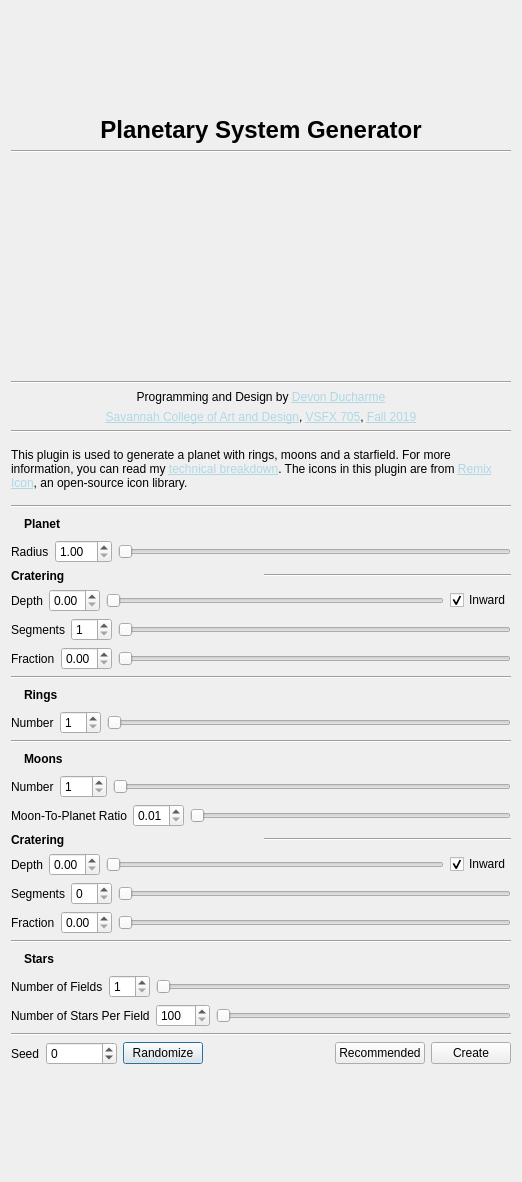
<?xml version="1.0" encoding="UTF-8"?>
<ui version="4.0">
 <class>Dialog</class>
 <widget class="QDialog" name="Dialog">
  <property name="geometry">
   <rect>
    <x>0</x>
    <y>0</y>
    <width>522</width>
    <height>1182</height>
   </rect>
  </property>
  <property name="sizePolicy">
   <sizepolicy hsizetype="Fixed" vsizetype="Fixed">
    <horstretch>0</horstretch>
    <verstretch>0</verstretch>
   </sizepolicy>
  </property>
  <property name="font">
   <font>
    <weight>50</weight>
    <bold>false</bold>
   </font>
  </property>
  <property name="windowTitle">
   <string>Planetary System Generator</string>
  </property>
  <property name="windowIcon">
   <iconset>
    <normaloff>../icons/rocket.svg</normaloff>../icons/rocket.svg</iconset>
  </property>
  <property name="styleSheet">
   <string notr="true"/>
  </property>
  <layout class="QVBoxLayout" name="verticalLayout">
   <property name="sizeConstraint">
    <enum>QLayout::SetDefaultConstraint</enum>
   </property>
   <item>
    <layout class="QVBoxLayout" name="verticalLayout_2">
     <item>
      <widget class="QLabel" name="label_2">
       <property name="sizePolicy">
        <sizepolicy hsizetype="Preferred" vsizetype="Fixed">
         <horstretch>0</horstretch>
         <verstretch>0</verstretch>
        </sizepolicy>
       </property>
       <property name="maximumSize">
        <size>
         <width>16777215</width>
         <height>16777215</height>
        </size>
       </property>
       <property name="font">
        <font>
         <pointsize>18</pointsize>
         <weight>75</weight>
         <bold>true</bold>
        </font>
       </property>
       <property name="text">
        <string>Planetary System Generator</string>
       </property>
       <property name="alignment">
        <set>Qt::AlignCenter</set>
       </property>
      </widget>
     </item>
     <item>
      <widget class="Line" name="line_2">
       <property name="orientation">
        <enum>Qt::Horizontal</enum>
       </property>
      </widget>
     </item>
     <item>
      <layout class="QHBoxLayout" name="horizontalLayout">
       <item>
        <widget class="QLabel" name="rendering">
         <property name="sizePolicy">
          <sizepolicy hsizetype="Fixed" vsizetype="Fixed">
           <horstretch>0</horstretch>
           <verstretch>0</verstretch>
          </sizepolicy>
         </property>
         <property name="maximumSize">
          <size>
           <width>384</width>
           <height>216</height>
          </size>
         </property>
         <property name="text">
          <string/>
         </property>
         <property name="pixmap">
          <pixmap>../icons/WideShot.jpg</pixmap>
         </property>
         <property name="scaledContents">
          <bool>true</bool>
         </property>
        </widget>
       </item>
      </layout>
     </item>
     <item>
      <widget class="Line" name="line_7">
       <property name="orientation">
        <enum>Qt::Horizontal</enum>
       </property>
      </widget>
     </item>
     <item>
      <layout class="QVBoxLayout" name="verticalLayout_3">
       <item>
        <layout class="QHBoxLayout" name="horizontalLayout_20">
         <item>
          <widget class="QLabel" name="label_3">
           <property name="sizePolicy">
            <sizepolicy hsizetype="Preferred" vsizetype="Fixed">
             <horstretch>0</horstretch>
             <verstretch>0</verstretch>
            </sizepolicy>
           </property>
           <property name="font">
            <font>
             <kerning>true</kerning>
            </font>
           </property>
           <property name="text">
            <string>Programming and Design by &lt;a href=&quot;https://github.com/deyvahn&quot;&gt;&lt;span style=&quot; text-decoration: underline; color:#add8e6;&quot;&gt;Devon Ducharme&lt;/span&gt;&lt;/a&gt;</string>
           </property>
           <property name="alignment">
            <set>Qt::AlignCenter</set>
           </property>
           <property name="openExternalLinks">
            <bool>true</bool>
           </property>
          </widget>
         </item>
        </layout>
       </item>
       <item>
        <layout class="QHBoxLayout" name="horizontalLayout_21">
         <item>
          <widget class="QLabel" name="label_4">
           <property name="sizePolicy">
            <sizepolicy hsizetype="Preferred" vsizetype="Fixed">
             <horstretch>0</horstretch>
             <verstretch>0</verstretch>
            </sizepolicy>
           </property>
           <property name="text">
            <string>&lt;a href=&quot;https://scad.edu&quot;&gt;&lt;span style=&quot; text-decoration: underline; color:#add8e6;&quot;&gt;Savannah College of Art and Design&lt;/span&gt;&lt;/a&gt;, &lt;a href=&quot;http://fundza.com/tishela/vsfx705/&quot;&gt;&lt;span style=&quot; text-decoration: underline; color:#add8e6;&quot;&gt;VSFX 705&lt;/span&gt;&lt;/a&gt;, &lt;a href=&quot;https://sdm.scad.edu/faculty/mkesson/vsfx705/wip/fall19/devon_ducharme/index.html&quot;&gt;&lt;span style=&quot; text-decoration: underline; color:#add8e6;&quot;&gt;Fall 2019&lt;/span&gt;&lt;/a&gt;</string>
           </property>
           <property name="alignment">
            <set>Qt::AlignCenter</set>
           </property>
           <property name="openExternalLinks">
            <bool>true</bool>
           </property>
          </widget>
         </item>
        </layout>
       </item>
       <item>
        <widget class="Line" name="line_11">
         <property name="orientation">
          <enum>Qt::Horizontal</enum>
         </property>
        </widget>
       </item>
       <item>
        <layout class="QHBoxLayout" name="horizontalLayout_7">
         <item>
          <widget class="QLabel" name="label_5">
           <property name="sizePolicy">
            <sizepolicy hsizetype="Preferred" vsizetype="Fixed">
             <horstretch>0</horstretch>
             <verstretch>0</verstretch>
            </sizepolicy>
           </property>
           <property name="minimumSize">
            <size>
             <width>0</width>
             <height>0</height>
            </size>
           </property>
           <property name="maximumSize">
            <size>
             <width>16777215</width>
             <height>60</height>
            </size>
           </property>
           <property name="styleSheet">
            <string notr="true">body {
	margin: 0;
	padding: 0;
}</string>
           </property>
           <property name="text">
            <string>&lt;html&gt;&lt;head/&gt;&lt;body&gt;&lt;p&gt;This plugin is used to generate a planet with rings, moons and a starfield. For more information, you can read my &lt;a href=&quot;https://sdm.scad.edu/faculty/mkesson/vsfx705/wip/fall19/devon_ducharme/python_ui/index.html&quot;&gt;&lt;span style=&quot; text-decoration: underline; color:#add8e6;&quot;&gt;technical breakdown&lt;/span&gt;&lt;/a&gt;. The icons in this plugin are from &lt;a href=&quot;https://remixicon.com/&quot;&gt;&lt;span style=&quot; text-decoration: underline; color:#add8e6;&quot;&gt;Remix Icon&lt;/span&gt;&lt;/a&gt;, an open-source icon library.&lt;/p&gt;&lt;/body&gt;&lt;/html&gt;</string>
           </property>
           <property name="textFormat">
            <enum>Qt::RichText</enum>
           </property>
           <property name="alignment">
            <set>Qt::AlignLeading|Qt::AlignLeft|Qt::AlignVCenter</set>
           </property>
           <property name="wordWrap">
            <bool>true</bool>
           </property>
           <property name="margin">
            <number>10</number>
           </property>
           <property name="openExternalLinks">
            <bool>true</bool>
           </property>
          </widget>
         </item>
        </layout>
       </item>
      </layout>
     </item>
     <item>
      <widget class="Line" name="line_3">
       <property name="orientation">
        <enum>Qt::Horizontal</enum>
       </property>
      </widget>
     </item>
     <item>
      <layout class="QVBoxLayout" name="verticalLayout_6">
       <item>
        <layout class="QHBoxLayout" name="horizontalLayout_2">
         <item>
          <widget class="QLabel" name="planet_icon">
           <property name="sizePolicy">
            <sizepolicy hsizetype="Preferred" vsizetype="Fixed">
             <horstretch>0</horstretch>
             <verstretch>0</verstretch>
            </sizepolicy>
           </property>
           <property name="text">
            <string/>
           </property>
           <property name="pixmap">
            <pixmap>../icons/planet.svg</pixmap>
           </property>
           <property name="alignment">
            <set>Qt::AlignLeading|Qt::AlignLeft|Qt::AlignVCenter</set>
           </property>
          </widget>
         </item>
         <item>
          <widget class="QLabel" name="label">
           <property name="sizePolicy">
            <sizepolicy hsizetype="Preferred" vsizetype="Fixed">
             <horstretch>0</horstretch>
             <verstretch>0</verstretch>
            </sizepolicy>
           </property>
           <property name="font">
            <font>
             <weight>75</weight>
             <bold>true</bold>
            </font>
           </property>
           <property name="text">
            <string>Planet</string>
           </property>
          </widget>
         </item>
         <item>
          <spacer name="horizontalSpacer">
           <property name="orientation">
            <enum>Qt::Horizontal</enum>
           </property>
           <property name="sizeHint" stdset="0">
            <size>
             <width>40</width>
             <height>20</height>
            </size>
           </property>
          </spacer>
         </item>
        </layout>
       </item>
       <item>
        <layout class="QHBoxLayout" name="horizontalLayout_5">
         <item>
          <widget class="QLabel" name="label_7">
           <property name="text">
            <string>Radius</string>
           </property>
          </widget>
         </item>
         <item>
          <widget class="QDoubleSpinBox" name="planet_radius">
           <property name="minimum">
            <double>1.000000000000000</double>
           </property>
           <property name="maximum">
            <double>10.000000000000000</double>
           </property>
          </widget>
         </item>
         <item>
          <widget class="QSlider" name="planet_radius_slider">
           <property name="minimum">
            <number>1</number>
           </property>
           <property name="maximum">
            <number>100</number>
           </property>
           <property name="singleStep">
            <number>1</number>
           </property>
           <property name="pageStep">
            <number>10</number>
           </property>
           <property name="sliderPosition">
            <number>1</number>
           </property>
           <property name="orientation">
            <enum>Qt::Horizontal</enum>
           </property>
           <property name="tickPosition">
            <enum>QSlider::NoTicks</enum>
           </property>
          </widget>
         </item>
        </layout>
       </item>
       <item>
        <layout class="QHBoxLayout" name="horizontalLayout_3">
         <item>
          <widget class="QLabel" name="label_8">
           <property name="font">
            <font>
             <weight>75</weight>
             <bold>true</bold>
            </font>
           </property>
           <property name="text">
            <string>Cratering</string>
           </property>
          </widget>
         </item>
         <item>
          <widget class="Line" name="line_14">
           <property name="orientation">
            <enum>Qt::Horizontal</enum>
           </property>
          </widget>
         </item>
        </layout>
       </item>
       <item>
        <layout class="QHBoxLayout" name="horizontalLayout_10">
         <item>
          <widget class="QLabel" name="label_14">
           <property name="text">
            <string>Depth</string>
           </property>
          </widget>
         </item>
         <item>
          <widget class="QDoubleSpinBox" name="planet_cratering_depth">
           <property name="minimum">
            <double>0.000000000000000</double>
           </property>
           <property name="maximum">
            <double>1.000000000000000</double>
           </property>
          </widget>
         </item>
         <item>
          <widget class="QSlider" name="planet_cratering_depth_slider">
           <property name="maximum">
            <number>100</number>
           </property>
           <property name="pageStep">
            <number>10</number>
           </property>
           <property name="orientation">
            <enum>Qt::Horizontal</enum>
           </property>
           <property name="tickPosition">
            <enum>QSlider::NoTicks</enum>
           </property>
          </widget>
         </item>
         <item>
          <widget class="QCheckBox" name="planet_cratering_negative">
           <property name="text">
            <string>Inward</string>
           </property>
           <property name="checked">
            <bool>true</bool>
           </property>
          </widget>
         </item>
        </layout>
       </item>
       <item>
        <layout class="QHBoxLayout" name="horizontalLayout_11">
         <item>
          <widget class="QLabel" name="label_15">
           <property name="text">
            <string>Segments</string>
           </property>
          </widget>
         </item>
         <item>
          <widget class="QSpinBox" name="planet_cratering_segments">
           <property name="minimum">
            <number>1</number>
           </property>
           <property name="maximum">
            <number>12</number>
           </property>
          </widget>
         </item>
         <item>
          <widget class="QSlider" name="planet_cratering_segments_slider">
           <property name="minimum">
            <number>1</number>
           </property>
           <property name="maximum">
            <number>12</number>
           </property>
           <property name="pageStep">
            <number>12</number>
           </property>
           <property name="orientation">
            <enum>Qt::Horizontal</enum>
           </property>
           <property name="tickPosition">
            <enum>QSlider::NoTicks</enum>
           </property>
          </widget>
         </item>
        </layout>
       </item>
       <item>
        <layout class="QHBoxLayout" name="horizontalLayout_12">
         <item>
          <widget class="QLabel" name="label_12">
           <property name="text">
            <string>Fraction</string>
           </property>
          </widget>
         </item>
         <item>
          <widget class="QDoubleSpinBox" name="planet_cratering_fraction">
           <property name="maximum">
            <double>1.000000000000000</double>
           </property>
          </widget>
         </item>
         <item>
          <widget class="QSlider" name="planet_cratering_fraction_slider">
           <property name="maximum">
            <number>100</number>
           </property>
           <property name="orientation">
            <enum>Qt::Horizontal</enum>
           </property>
           <property name="tickPosition">
            <enum>QSlider::NoTicks</enum>
           </property>
          </widget>
         </item>
        </layout>
       </item>
      </layout>
     </item>
     <item>
      <widget class="Line" name="line_8">
       <property name="orientation">
        <enum>Qt::Horizontal</enum>
       </property>
      </widget>
     </item>
     <item>
      <layout class="QVBoxLayout" name="verticalLayout_7">
       <item>
        <layout class="QHBoxLayout" name="horizontalLayout_15">
         <item>
          <widget class="QLabel" name="rings_icon">
           <property name="sizePolicy">
            <sizepolicy hsizetype="Preferred" vsizetype="Fixed">
             <horstretch>0</horstretch>
             <verstretch>0</verstretch>
            </sizepolicy>
           </property>
           <property name="text">
            <string/>
           </property>
           <property name="pixmap">
            <pixmap>../icons/rings.svg</pixmap>
           </property>
          </widget>
         </item>
         <item>
          <widget class="QLabel" name="label_9">
           <property name="sizePolicy">
            <sizepolicy hsizetype="Preferred" vsizetype="Fixed">
             <horstretch>0</horstretch>
             <verstretch>0</verstretch>
            </sizepolicy>
           </property>
           <property name="font">
            <font>
             <weight>75</weight>
             <bold>true</bold>
            </font>
           </property>
           <property name="text">
            <string>Rings</string>
           </property>
          </widget>
         </item>
         <item>
          <spacer name="horizontalSpacer_2">
           <property name="orientation">
            <enum>Qt::Horizontal</enum>
           </property>
           <property name="sizeHint" stdset="0">
            <size>
             <width>40</width>
             <height>20</height>
            </size>
           </property>
          </spacer>
         </item>
        </layout>
       </item>
       <item>
        <layout class="QHBoxLayout" name="horizontalLayout_23">
         <item>
          <widget class="QLabel" name="label_24">
           <property name="text">
            <string>Number</string>
           </property>
          </widget>
         </item>
         <item>
          <widget class="QSpinBox" name="ring_number">
           <property name="buttonSymbols">
            <enum>QAbstractSpinBox::UpDownArrows</enum>
           </property>
           <property name="suffix">
            <string/>
           </property>
           <property name="minimum">
            <number>1</number>
           </property>
           <property name="maximum">
            <number>20</number>
           </property>
           <property name="value">
            <number>1</number>
           </property>
          </widget>
         </item>
         <item>
          <widget class="QSlider" name="ring_number_slider">
           <property name="minimum">
            <number>1</number>
           </property>
           <property name="maximum">
            <number>20</number>
           </property>
           <property name="pageStep">
            <number>12</number>
           </property>
           <property name="orientation">
            <enum>Qt::Horizontal</enum>
           </property>
           <property name="tickPosition">
            <enum>QSlider::NoTicks</enum>
           </property>
          </widget>
         </item>
        </layout>
       </item>
      </layout>
     </item>
     <item>
      <widget class="Line" name="line_9">
       <property name="orientation">
        <enum>Qt::Horizontal</enum>
       </property>
      </widget>
     </item>
     <item>
      <layout class="QVBoxLayout" name="verticalLayout_8">
       <item>
        <layout class="QHBoxLayout" name="horizontalLayout_24">
         <item>
          <widget class="QLabel" name="moons_icon">
           <property name="sizePolicy">
            <sizepolicy hsizetype="Preferred" vsizetype="Fixed">
             <horstretch>0</horstretch>
             <verstretch>0</verstretch>
            </sizepolicy>
           </property>
           <property name="text">
            <string/>
           </property>
           <property name="pixmap">
            <pixmap>../icons/moon.svg</pixmap>
           </property>
          </widget>
         </item>
         <item>
          <widget class="QLabel" name="label_13">
           <property name="sizePolicy">
            <sizepolicy hsizetype="Preferred" vsizetype="Fixed">
             <horstretch>0</horstretch>
             <verstretch>0</verstretch>
            </sizepolicy>
           </property>
           <property name="font">
            <font>
             <weight>75</weight>
             <bold>true</bold>
            </font>
           </property>
           <property name="text">
            <string>Moons</string>
           </property>
          </widget>
         </item>
         <item>
          <spacer name="horizontalSpacer_3">
           <property name="orientation">
            <enum>Qt::Horizontal</enum>
           </property>
           <property name="sizeHint" stdset="0">
            <size>
             <width>40</width>
             <height>20</height>
            </size>
           </property>
          </spacer>
         </item>
        </layout>
       </item>
       <item>
        <layout class="QHBoxLayout" name="horizontalLayout_25">
         <item>
          <widget class="QLabel" name="label_23">
           <property name="text">
            <string>Number</string>
           </property>
          </widget>
         </item>
         <item>
          <widget class="QSpinBox" name="moon_number">
           <property name="buttonSymbols">
            <enum>QAbstractSpinBox::UpDownArrows</enum>
           </property>
           <property name="suffix">
            <string/>
           </property>
           <property name="minimum">
            <number>1</number>
           </property>
           <property name="maximum">
            <number>100</number>
           </property>
           <property name="value">
            <number>1</number>
           </property>
          </widget>
         </item>
         <item>
          <widget class="QSlider" name="moon_number_slider">
           <property name="minimum">
            <number>1</number>
           </property>
           <property name="maximum">
            <number>100</number>
           </property>
           <property name="pageStep">
            <number>12</number>
           </property>
           <property name="orientation">
            <enum>Qt::Horizontal</enum>
           </property>
           <property name="tickPosition">
            <enum>QSlider::NoTicks</enum>
           </property>
          </widget>
         </item>
        </layout>
       </item>
       <item>
        <layout class="QHBoxLayout" name="horizontalLayout_27">
         <item>
          <widget class="QLabel" name="label_10">
           <property name="text">
            <string>Moon-To-Planet Ratio</string>
           </property>
          </widget>
         </item>
         <item>
          <widget class="QDoubleSpinBox" name="moon_ratio">
           <property name="minimum">
            <double>0.010000000000000</double>
           </property>
           <property name="maximum">
            <double>1.000000000000000</double>
           </property>
          </widget>
         </item>
         <item>
          <widget class="QSlider" name="moon_ratio_slider">
           <property name="minimum">
            <number>1</number>
           </property>
           <property name="maximum">
            <number>100</number>
           </property>
           <property name="singleStep">
            <number>1</number>
           </property>
           <property name="pageStep">
            <number>10</number>
           </property>
           <property name="sliderPosition">
            <number>1</number>
           </property>
           <property name="orientation">
            <enum>Qt::Horizontal</enum>
           </property>
           <property name="invertedAppearance">
            <bool>false</bool>
           </property>
           <property name="invertedControls">
            <bool>false</bool>
           </property>
           <property name="tickPosition">
            <enum>QSlider::NoTicks</enum>
           </property>
          </widget>
         </item>
        </layout>
       </item>
       <item>
        <layout class="QHBoxLayout" name="horizontalLayout_6">
         <item>
          <widget class="QLabel" name="label_17">
           <property name="font">
            <font>
             <weight>75</weight>
             <bold>true</bold>
            </font>
           </property>
           <property name="text">
            <string>Cratering</string>
           </property>
          </widget>
         </item>
         <item>
          <widget class="Line" name="line_6">
           <property name="orientation">
            <enum>Qt::Horizontal</enum>
           </property>
          </widget>
         </item>
        </layout>
       </item>
       <item>
        <layout class="QHBoxLayout" name="horizontalLayout_17">
         <item>
          <widget class="QLabel" name="label_18">
           <property name="text">
            <string>Depth</string>
           </property>
          </widget>
         </item>
         <item>
          <widget class="QDoubleSpinBox" name="moon_depth">
           <property name="minimum">
            <double>0.000000000000000</double>
           </property>
           <property name="maximum">
            <double>1.000000000000000</double>
           </property>
          </widget>
         </item>
         <item>
          <widget class="QSlider" name="moon_depth_slider">
           <property name="minimum">
            <number>0</number>
           </property>
           <property name="maximum">
            <number>10</number>
           </property>
           <property name="pageStep">
            <number>10</number>
           </property>
           <property name="orientation">
            <enum>Qt::Horizontal</enum>
           </property>
           <property name="tickPosition">
            <enum>QSlider::NoTicks</enum>
           </property>
          </widget>
         </item>
         <item>
          <widget class="QCheckBox" name="moon_negative">
           <property name="text">
            <string>Inward</string>
           </property>
           <property name="checked">
            <bool>true</bool>
           </property>
          </widget>
         </item>
        </layout>
       </item>
       <item>
        <layout class="QHBoxLayout" name="horizontalLayout_18">
         <item>
          <widget class="QLabel" name="label_22">
           <property name="text">
            <string>Segments</string>
           </property>
          </widget>
         </item>
         <item>
          <widget class="QSpinBox" name="moon_segments">
           <property name="maximum">
            <number>12</number>
           </property>
          </widget>
         </item>
         <item>
          <widget class="QSlider" name="moon_segments_slider">
           <property name="maximum">
            <number>12</number>
           </property>
           <property name="pageStep">
            <number>12</number>
           </property>
           <property name="orientation">
            <enum>Qt::Horizontal</enum>
           </property>
           <property name="tickPosition">
            <enum>QSlider::NoTicks</enum>
           </property>
          </widget>
         </item>
        </layout>
       </item>
       <item>
        <layout class="QHBoxLayout" name="horizontalLayout_30">
         <item>
          <widget class="QLabel" name="label_20">
           <property name="text">
            <string>Fraction</string>
           </property>
          </widget>
         </item>
         <item>
          <widget class="QDoubleSpinBox" name="moon_fraction">
           <property name="maximum">
            <double>1.000000000000000</double>
           </property>
          </widget>
         </item>
         <item>
          <widget class="QSlider" name="moon_fraction_slider">
           <property name="maximum">
            <number>10</number>
           </property>
           <property name="orientation">
            <enum>Qt::Horizontal</enum>
           </property>
           <property name="tickPosition">
            <enum>QSlider::NoTicks</enum>
           </property>
          </widget>
         </item>
        </layout>
       </item>
      </layout>
     </item>
     <item>
      <widget class="Line" name="line_10">
       <property name="orientation">
        <enum>Qt::Horizontal</enum>
       </property>
      </widget>
     </item>
     <item>
      <layout class="QVBoxLayout" name="verticalLayout_9">
       <item>
        <layout class="QHBoxLayout" name="horizontalLayout_8">
         <item>
          <widget class="QLabel" name="stars_icon">
           <property name="sizePolicy">
            <sizepolicy hsizetype="Preferred" vsizetype="Fixed">
             <horstretch>0</horstretch>
             <verstretch>0</verstretch>
            </sizepolicy>
           </property>
           <property name="text">
            <string/>
           </property>
           <property name="pixmap">
            <pixmap>../icons/star.svg</pixmap>
           </property>
          </widget>
         </item>
         <item>
          <widget class="QLabel" name="label_19">
           <property name="sizePolicy">
            <sizepolicy hsizetype="Preferred" vsizetype="Fixed">
             <horstretch>0</horstretch>
             <verstretch>0</verstretch>
            </sizepolicy>
           </property>
           <property name="font">
            <font>
             <weight>75</weight>
             <bold>true</bold>
            </font>
           </property>
           <property name="text">
            <string>Stars</string>
           </property>
          </widget>
         </item>
         <item>
          <spacer name="horizontalSpacer_4">
           <property name="orientation">
            <enum>Qt::Horizontal</enum>
           </property>
           <property name="sizeHint" stdset="0">
            <size>
             <width>40</width>
             <height>20</height>
            </size>
           </property>
          </spacer>
         </item>
        </layout>
       </item>
       <item>
        <layout class="QHBoxLayout" name="horizontalLayout_13">
         <item>
          <widget class="QLabel" name="label_25">
           <property name="text">
            <string>Number of Fields</string>
           </property>
          </widget>
         </item>
         <item>
          <widget class="QSpinBox" name="stars_fields">
           <property name="buttonSymbols">
            <enum>QAbstractSpinBox::UpDownArrows</enum>
           </property>
           <property name="suffix">
            <string/>
           </property>
           <property name="minimum">
            <number>1</number>
           </property>
           <property name="maximum">
            <number>10</number>
           </property>
           <property name="value">
            <number>1</number>
           </property>
          </widget>
         </item>
         <item>
          <widget class="QSlider" name="stars_fields_slider">
           <property name="maximum">
            <number>10</number>
           </property>
           <property name="pageStep">
            <number>12</number>
           </property>
           <property name="orientation">
            <enum>Qt::Horizontal</enum>
           </property>
           <property name="tickPosition">
            <enum>QSlider::NoTicks</enum>
           </property>
          </widget>
         </item>
        </layout>
       </item>
       <item>
        <layout class="QHBoxLayout" name="horizontalLayout_14">
         <item>
          <widget class="QLabel" name="label_26">
           <property name="text">
            <string>Number of Stars Per Field</string>
           </property>
          </widget>
         </item>
         <item>
          <widget class="QSpinBox" name="stars_number">
           <property name="buttonSymbols">
            <enum>QAbstractSpinBox::UpDownArrows</enum>
           </property>
           <property name="suffix">
            <string/>
           </property>
           <property name="minimum">
            <number>100</number>
           </property>
           <property name="maximum">
            <number>1000</number>
           </property>
           <property name="value">
            <number>100</number>
           </property>
          </widget>
         </item>
         <item>
          <widget class="QSlider" name="stars_number_slider">
           <property name="minimum">
            <number>100</number>
           </property>
           <property name="maximum">
            <number>1000</number>
           </property>
           <property name="pageStep">
            <number>12</number>
           </property>
           <property name="orientation">
            <enum>Qt::Horizontal</enum>
           </property>
           <property name="tickPosition">
            <enum>QSlider::NoTicks</enum>
           </property>
          </widget>
         </item>
        </layout>
       </item>
      </layout>
     </item>
     <item>
      <widget class="Line" name="line_5">
       <property name="orientation">
        <enum>Qt::Horizontal</enum>
       </property>
      </widget>
     </item>
     <item>
      <layout class="QHBoxLayout" name="horizontalLayout_22">
       <item>
        <widget class="QLabel" name="label_6">
         <property name="text">
          <string>Seed</string>
         </property>
        </widget>
       </item>
       <item>
        <widget class="QSpinBox" name="random_seed">
         <property name="minimum">
          <number>-999999999</number>
         </property>
         <property name="maximum">
          <number>999999999</number>
         </property>
        </widget>
       </item>
       <item>
        <widget class="QPushButton" name="random_button">
         <property name="text">
          <string>Randomize</string>
         </property>
        </widget>
       </item>
       <item>
        <spacer name="horizontalSpacer_6">
         <property name="orientation">
          <enum>Qt::Horizontal</enum>
         </property>
         <property name="sizeHint" stdset="0">
          <size>
           <width>40</width>
           <height>20</height>
          </size>
         </property>
        </spacer>
       </item>
       <item>
        <widget class="QPushButton" name="recommended_button">
         <property name="text">
          <string>Recommended</string>
         </property>
        </widget>
       </item>
       <item>
        <widget class="QPushButton" name="create_button">
         <property name="text">
          <string>Create</string>
         </property>
        </widget>
       </item>
      </layout>
     </item>
    </layout>
   </item>
  </layout>
 </widget>
 <resources/>
 <connections/>
</ui>
